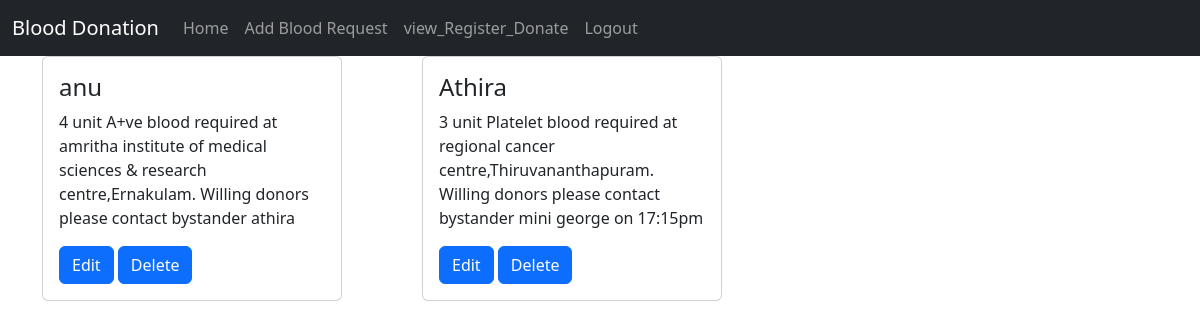
/admin_home, run on the app's committed database.
### app/models.py (models this page shows, shortened)
class BloodRequest(models.Model):
    patient_name = models.CharField(max_length=100)
    description = models.TextField()
    place = models.CharField(max_length=100)
    contact_no = models.CharField(max_length=15)
    request_date = models.DateTimeField(auto_now_add=True)

### app/views.py (the view)
# urls.py: path('admin_home',views.admin_home),
def admin_home(req):
    bloodrequest=BloodRequest.objects.all()
    return render(req,'admin/home.html',{'BloodRequest':bloodrequest})

### template/admin/home.html (shortened to what this page needs)
<!DOCTYPE html>
<html lang="en">
<head>
  {% load static %}
  <link href="https://cdn.jsdelivr.net/npm/bootstrap@5.3.3/dist/css/bootstrap.min.css" rel="stylesheet">
</head>
<body>
  <nav class="navbar navbar-expand-sm bg-dark navbar-dark">
    <div class="container-fluid">
      <a class="navbar-brand" href="#">Blood Donation</a>
      <div class="collapse navbar-collapse" id="collapsibleNavbar">
        <ul class="navbar-nav">
          <li class="nav-item">
            <a class="nav-link" href="#">Home</a>
          </li>
          <li class="nav-item">
            <a class="nav-link" href="add_blood_request">Add Blood Request</a>
          </li>
          <li class="nav-item">
            <a class="nav-link" href="view_register_to_donate">view_Register_Donate</a>
          </li>
          <li class="nav-item">
            <a class="nav-link" href="logout">Logout</a>
          </li>
        </ul>
      </div>
    </div>
  </nav>
  <div class="container">
    <div class="row">
      {% for blood in BloodRequest %}
      <div class="col-lg-4">
        <div class="card" style="width:300px">
          <div class="card-body">
            <h4 class="card-title">{{blood.patient_name}}</h4>
            <p class="card-text">{{blood.description}}</p>
            <a href="edit_patient/{{blood.pk}}" class="btn btn-primary">Edit</a>
            <a href="delete_patient/{{blood.pk}}" class="btn btn-primary">Delete</a>
          </div>
        </div>
      </div>
      {% endfor %}
    </div>
  </div>
</body>
</html>

### data on the page
BloodRequest: patient_name "anu", description "4 unit A+ve blood required at amritha institute of medical sciences & research centre,Ernakulam. Willing donors please contact bystander athira"
BloodRequest: patient_name "Athira", description "3 unit Platelet blood required at regional cancer centre,Thiruvananthapuram. Willing donors please contact bystander mini george on 17:15pm"
